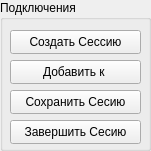
  <widget class="QGroupBox" name="groupBoxConnections">
   <property name="geometry">
    <rect>
     <x>310</x>
     <y>620</y>
     <width>151</width>
     <height>151</height>
    </rect>
   </property>
   <property name="title">
    <string>Подключения</string>
   </property>
   <widget class="QPushButton" name="pushButtonCreateASession">
    <property name="geometry">
     <rect>
      <x>10</x>
      <y>30</y>
      <width>131</width>
      <height>24</height>
     </rect>
    </property>
    <property name="text">
     <string>Cоздать Сессию</string>
    </property>
   </widget>
   <widget class="QPushButton" name="pushButtonSaveASession">
    <property name="geometry">
     <rect>
      <x>10</x>
      <y>90</y>
      <width>131</width>
      <height>24</height>
     </rect>
    </property>
    <property name="text">
     <string>Сохранить Сесию</string>
    </property>
   </widget>
   <widget class="QPushButton" name="pushButtonEndTheSession">
    <property name="geometry">
     <rect>
      <x>10</x>
      <y>120</y>
      <width>131</width>
      <height>24</height>
     </rect>
    </property>
    <property name="text">
     <string>Завершить Сесию</string>
    </property>
   </widget>
   <widget class="QPushButton" name="pushButtonJoinASession">
    <property name="geometry">
     <rect>
      <x>10</x>
      <y>60</y>
      <width>131</width>
      <height>24</height>
     </rect>
    </property>
    <property name="text">
     <string>Добавить к </string>
    </property>
   </widget>
  </widget>
